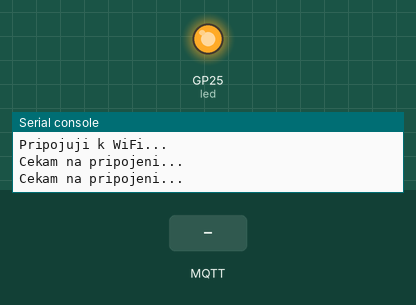
A program run on a simulated Raspberry Pi Pico running MicroPython. Parts: output pins drawn as LEDs (lit = HIGH), the last lines printed to the serial console. Inputs (shaded band) come from the test bench. WiFi joins after 1.5 s; no MQTT or app messages arrive unless stated.

Above: at 2.1 s.
At 6.3 s:
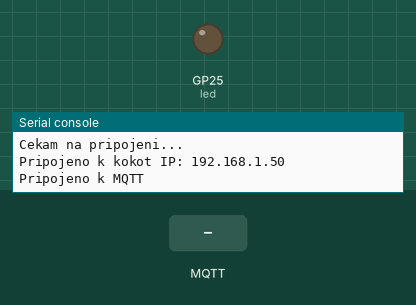
6.4 s: MQTT message "opendoor" arrives on the first subscribed topic
7.9 s: MQTT message "closedoor" arrives on the first subscribed topic
9.4 s: MQTT message "1" arrives on the first subscribed topic
Timing chart, 0 to 12.4 s (numbered marks = the images above; inputs shaded):
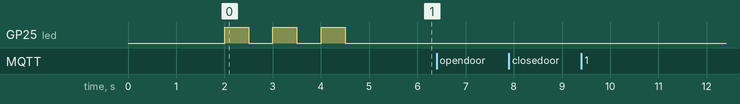

The program:

mqttcom.py
```python
#from housectrl import dvere_otevrit,dvere_zavrit, door_switch
from machine import Pin
#button = Pin(1, Pin.IN, Pin.PULL_DOWN)
import time
led = Pin("LED", Pin.OUT)
led.value(1)
led.value(0)

import network
from umqtt.simple import MQTTClient

# 147.228.121.4:80


jmenowifi = "kokot"
heslowifi = "minecraft69"

broker = 'broker.hivemq.com'
#broker = "147.228.121.4"
port = 1883
topic = "minecraftbaracek"

def on_message(topic, msg):
    print("Received message on topic: {}, with payload: {}".format(topic, msg))
    if msg == "opendoor":
        print("xd")
        #dvere_otevrit()
    elif msg == "closedoor":
        print("lol")
        #dvere_zavrit()


def main():
    # Connect to Wi-Fi

    print("Pripojuji k WiFi...")
    wlan = network.WLAN(network.STA_IF)
    wlan.active(True)
    wlan.connect(jmenowifi, heslowifi)

    # Wait for connect or fail
    max_wait = 10
    while max_wait > 0:
        if wlan.status() < 0 or wlan.status() >= 3:
            break
        max_wait -= 1
        print('Cekam na pripojeni...')
        time.sleep(1)

    # Handle connection error
    if wlan.status() != 3:
        raise RuntimeError('network connection failed')
    else:
        s = 3
        while s > 0:
            s -= 1
            led.value(1)
            time.sleep(0.5)
            led.value(0)
            time.sleep(0.5)

        #print('connected')
        status = wlan.ifconfig()
        print('Pripojeno k ' + jmenowifi + ' ' + 'IP: ' + status[0] )


    # Connect to MQTT broker
    client = MQTTClient("pico", broker, port)
    client.set_callback(on_message)
    client.connect()
    print("Pripojeno k MQTT")

    client.publish(topic, b"Pico connected")

    client.set_callback(on_message)
    client.subscribe(topic)

    while True:
        client.check_msg()

main()
```
